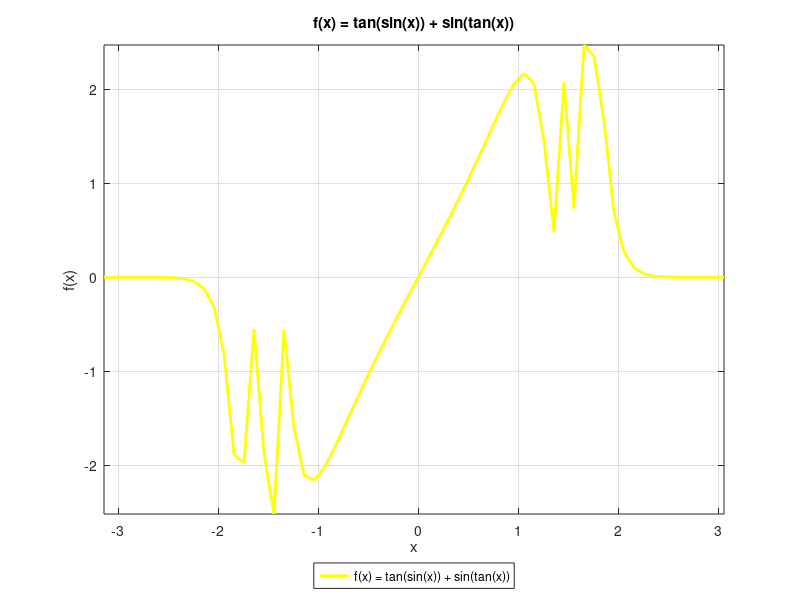
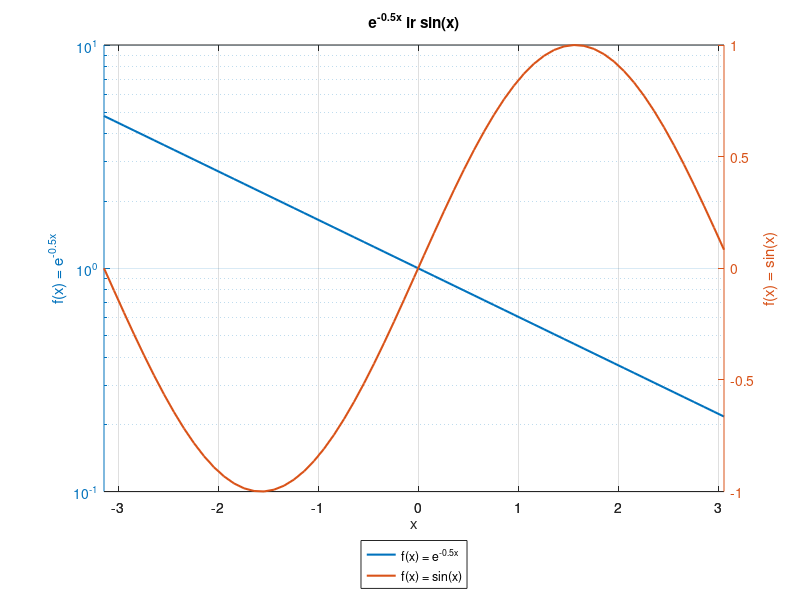
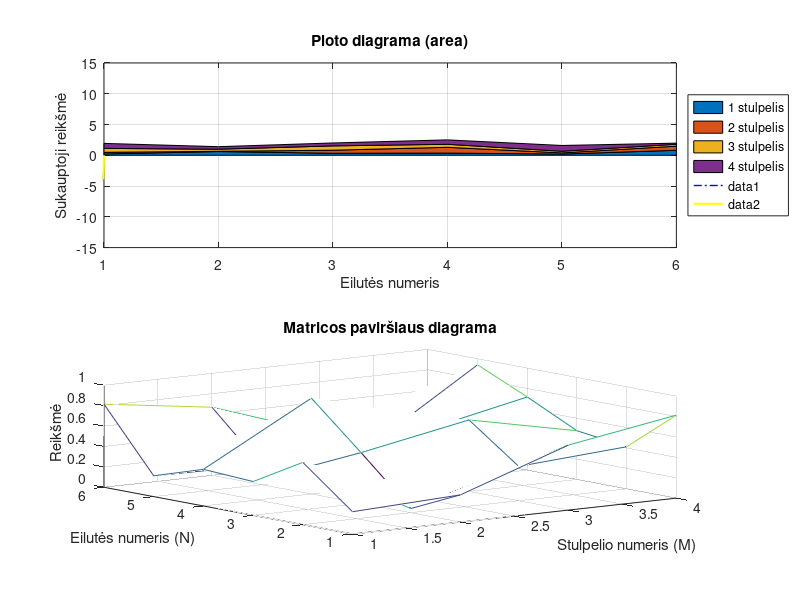

Reproduce these figures in MATLAB, in order. (Note: this script raises an error after producing the figures.)
% Kęstutis
% Liutkus
% EDIf-25/1
% 2026-09-28
% 4 var

%% 1.
% a)
zingsnis = 0.1;
x  = -pi:zingsnis:pi;
f1 = tan(sin(x)) + sin(tan(x));        

fig1 = figure(1);
p1 = plot(x, f1, 'y', 'LineWidth', 2); 

% b) 
f2 = exp(-0.5 * x);
f3 = sin(x);

fig2 = figure(2);
[ax, h1, h2] = plotyy(x, f2, x, f3, 'semilogy', 'plot');
set([h1 h2], 'LineWidth', 1.5);

% c)
figure(fig1);
grid on;
axis([min(x) max(x) min(f1) max(f1)]); 
title('f(x) = tan(sin(x)) + sin(tan(x))');
xlabel('x');
ylabel('f(x)');
legend(p1, 'f(x) = tan(sin(x)) + sin(tan(x))', 'Location', 'southoutside');

figure(fig2);
grid(ax(1), 'on');
xlim(ax(1), [min(x) max(x)]);
xlim(ax(2), [min(x) max(x)]);
title(ax(1), 'e^{-0.5x} ir sin(x)');
xlabel(ax(1), 'x');
ylabel(ax(1), 'f(x) = e^{-0.5x}');
ylabel(ax(2), 'f(x) = sin(x)');
legend([h1; h2], {'f(x) = e^{-0.5x}', 'f(x) = sin(x)'}, 'Location', 'southoutside');

%% 2.
N = 6;                 
M = 4;                 
A = rand(N, M);        

figure(3);

% a)
subplot(2, 1, 1);
area(A);
grid on;
xlim([1 N]);
title('Ploto diagrama (area)');
xlabel('Eilutės numeris');
ylabel('Sukauptoji reikšmė');
legendos = arrayfun(@(k) sprintf('%d stulpelis', k), 1:M, 'UniformOutput', false);
legend(legendos, 'Location', 'eastoutside');

% b) 
subplot(2, 1, 2);
mesh(A);
title('Matricos paviršiaus diagrama');
xlabel('Stulpelio numeris (M)');
ylabel('Eilutės numeris (N)');
zlabel('Reikšmė');

%%
clear; clc; close all;

A     = 7;      
f     = 4;      
sigma = 2;      
U1    = 4.5;    
U2    = 2.5;    
t     = 0:0.005:1;

s  = A * sin(2*pi*f*t);
n  = sigma * randn(size(t));
sn = s + n;                          

sn_filt = sn;                        
sn_filt(abs(sn_filt) < U2) = 0;

kauke   = sn > U1;                   
t_virs  = t(kauke);
virs_U1 = sn(kauke);


i_max = virs_U1 == max(virs_U1);
i_min = virs_U1 == min(virs_U1);


violetine   = [0.49 0.18 0.56];
asiu_spalva = 'b';
asiu_srift  = 12;

%% a) 
subplot(2, 1, 1);                    
hold on;
plot(t, sn,      'b-.', 'LineWidth', 1);      
plot(t, sn_filt, 'y-',  'LineWidth', 1.5);    
yline(U1,  'g', 'LineWidth', 1.5);            
yline(U2,  'k--');
yline(-U2, 'k--');
hold off;
grid on;
xlim([min(t) max(t)]);
ylim([min(sn) - 1, max(sn) + 1]);
title('Pradinis ir filtruotas signalai');
xlabel('Laikas t, s',     'Color', asiu_spalva, 'FontSize', asiu_srift);
ylabel('Įtampa U, V',     'Color', asiu_spalva, 'FontSize', asiu_srift);
legend('Pradinis signalas', 'Filtruotas signalas', ...
       sprintf('U_1 = %.1f V', U1), sprintf('U_2 = %.1f V', U2), ...
       sprintf('-U_2 = %.1f V', -U2), 'Location', 'eastoutside');

%% b)
subplot(2, 1, 2);
hold on;
stem(t_virs, virs_U1, 'b');
plot(t_virs(i_max), virs_U1(i_max), 'o', 'Color', 'r', ...
     'MarkerFaceColor', 'r', 'MarkerSize', 8);                 
plot(t_virs(i_min), virs_U1(i_min), '^', 'Color', violetine, ...
     'MarkerFaceColor', violetine, 'MarkerSize', 8);           
yline(U1, 'g', 'LineWidth', 1.5);
hold off;
grid on;
xlim([min(t) max(t)]);
ylim([0, max(virs_U1) + 1]);
title(sprintf('b) Pradinio signalo reikšmės, viršijančios U_1 = %.1f V', U1));
xlabel('Laikas t, s',     'Color', asiu_spalva, 'FontSize', asiu_srift);
ylabel('Įtampa U, V',     'Color', asiu_spalva, 'FontSize', asiu_srift);
legend('Reikšmės > U_1', ...
       sprintf('Maksimali: %.2f V', max(virs_U1)), ...
       sprintf('Minimali: %.2f V', min(virs_U1)), ...
       sprintf('U_1 = %.1f V', U1), 'Location', 'eastoutside');
